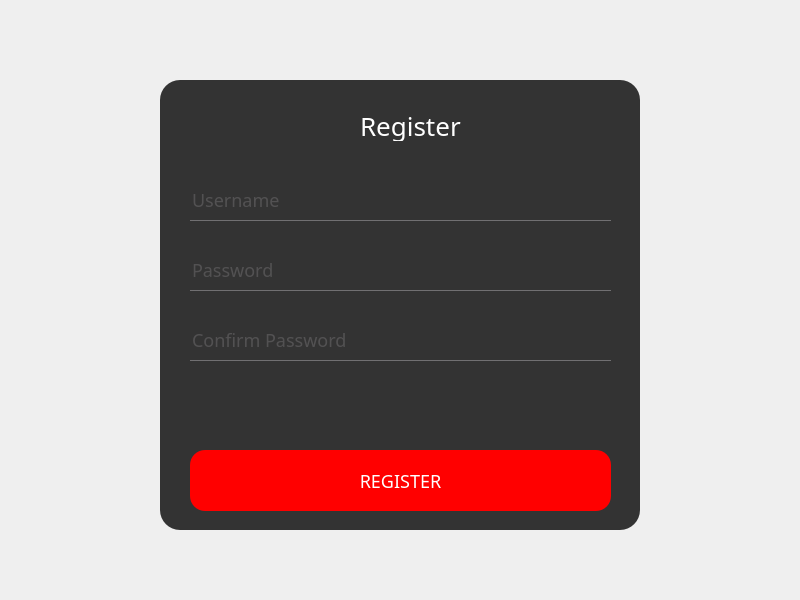
<?xml version="1.0" encoding="UTF-8"?>
<ui version="4.0">
 <class>Register</class>
 <widget class="QWidget" name="Register">
  <property name="geometry">
   <rect>
    <x>0</x>
    <y>0</y>
    <width>800</width>
    <height>600</height>
   </rect>
  </property>
  <property name="minimumSize">
   <size>
    <width>800</width>
    <height>600</height>
   </size>
  </property>
  <property name="maximumSize">
   <size>
    <width>800</width>
    <height>600</height>
   </size>
  </property>
  <property name="windowTitle">
   <string>FileBox</string>
  </property>
  <property name="windowIcon">
   <iconset resource="../../resources/images/images.qrc">
    <normaloff>:/images/FileBox_1.png</normaloff>:/images/FileBox_1.png</iconset>
  </property>
  <property name="styleSheet">
   <string notr="true">*{
	font-size: 18px;
	font-family: Trajan;
	color: black;
}

#pbRegister{
	border-radius: 15px;
	background: red;
	color: white;
}

QPushButton:hover{
	border-radius: 5px;
	background: #800000;
	color: #333;
}

#pbRegister:hover{
	border-radius: 15px;
	background: #800000;
	color: #333;
}

#frame{
	background: #333;
	border-radius: 20px;
}

QPushButton{
	border-radius: 5px;
	background: red;
	color: white;
}

QLineEdit{
	background: transparent;
	border: none;
	color: #717072; 
	border-bottom: 1px solid #717072;
}

#lblRegister{
	color: white;
	font-size: 26px;
}

#Register{
	background-image: url(:/images/bg.png);
}

#lblWarning{
	color: red;
}
</string>
  </property>
  <widget class="QFrame" name="frame">
   <property name="geometry">
    <rect>
     <x>160</x>
     <y>80</y>
     <width>480</width>
     <height>450</height>
    </rect>
   </property>
   <property name="maximumSize">
    <size>
     <width>480</width>
     <height>450</height>
    </size>
   </property>
   <property name="frameShape">
    <enum>QFrame::StyledPanel</enum>
   </property>
   <property name="frameShadow">
    <enum>QFrame::Raised</enum>
   </property>
   <widget class="QPushButton" name="pbRegister">
    <property name="geometry">
     <rect>
      <x>30</x>
      <y>370</y>
      <width>421</width>
      <height>61</height>
     </rect>
    </property>
    <property name="text">
     <string>REGISTER</string>
    </property>
   </widget>
   <widget class="QLineEdit" name="leUsername">
    <property name="geometry">
     <rect>
      <x>30</x>
      <y>100</y>
      <width>421</width>
      <height>41</height>
     </rect>
    </property>
    <property name="placeholderText">
     <string>Username</string>
    </property>
   </widget>
   <widget class="QLineEdit" name="lePassword">
    <property name="geometry">
     <rect>
      <x>30</x>
      <y>170</y>
      <width>421</width>
      <height>41</height>
     </rect>
    </property>
    <property name="text">
     <string/>
    </property>
    <property name="echoMode">
     <enum>QLineEdit::Password</enum>
    </property>
    <property name="placeholderText">
     <string>Password</string>
    </property>
   </widget>
   <widget class="QLineEdit" name="leConfirmPassword">
    <property name="geometry">
     <rect>
      <x>30</x>
      <y>240</y>
      <width>421</width>
      <height>41</height>
     </rect>
    </property>
    <property name="echoMode">
     <enum>QLineEdit::Password</enum>
    </property>
    <property name="placeholderText">
     <string>Confirm Password</string>
    </property>
   </widget>
   <widget class="QLabel" name="lblRegister">
    <property name="geometry">
     <rect>
      <x>200</x>
      <y>30</y>
      <width>141</width>
      <height>31</height>
     </rect>
    </property>
    <property name="text">
     <string>Register</string>
    </property>
   </widget>
   <widget class="QLabel" name="lblWarning">
    <property name="geometry">
     <rect>
      <x>30</x>
      <y>290</y>
      <width>421</width>
      <height>31</height>
     </rect>
    </property>
    <property name="text">
     <string/>
    </property>
   </widget>
  </widget>
 </widget>
 <resources>
  <include location="../../resources/images/images.qrc"/>
 </resources>
 <connections/>
</ui>
